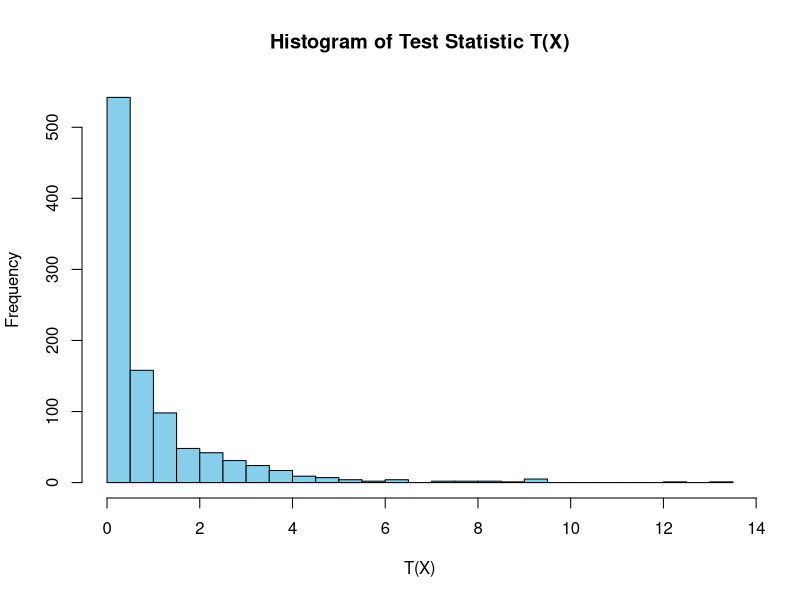
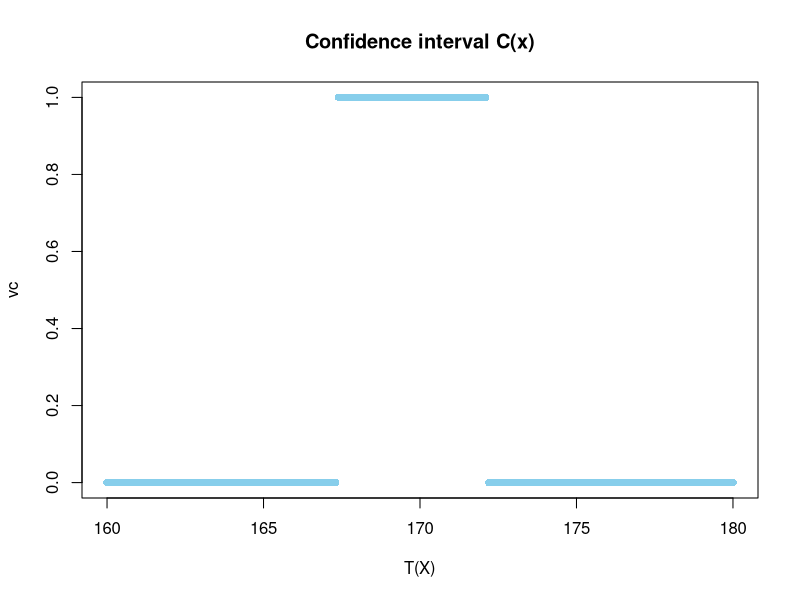

Reproduce these figures in R, in order.
#D

#1

# Set the random seed for reproducibility
rm(list = ls())
set.seed(2024)

M <- 1000  # number of simulations
n <- 4     # sample size
theta_0 <- 175  # Null hypothesis mean
sigma_sq <- 6  # Variance (sigma^2)

# Initialize a vector to store the test statistics
T_values <- numeric(M)

# Function to calculate the test statistic T(X)
compute_T_stat <- function(x, theta_0, sigma_sq, n) {
  T_x <- n * (mean(x) - theta_0)^2 / sigma_sq
  return(T_x)
}

# Simulation loop
for (m in 1:M) {
  # Sample of size n from N(theta_0, sigma^2)
  sample_x <- rnorm(n, mean = theta_0, sd = sqrt(sigma_sq))
  
  # Test statistic for this sample
  T_values[m] <- compute_T_stat(sample_x, theta_0, sigma_sq, n)
}

# Histogram of the test statistics
hist(T_values, breaks = 30, main = "Histogram of Test Statistic T(X)",
     xlab = "T(X)", col = "skyblue", border = "black")

#2

alpha <- 0.05 # Significance level of alpha

# Sort the test statistics T_values in ascending order
sorted_T_values <- sort(T_values)
quantile_index <- floor(M * (1 - alpha))
c_alpha <- sorted_T_values[quantile_index]

cat("The numerical approximation of the critical value c_alpha is:", c_alpha, "\n")

#F
rm(list=ls())
set.seed(2024)

M <- 1000  
n <- 4    
sigma_sq <- 6  
x <- c(178, 161, 168, 172) 
alpha <- 0.05 

# Fix a grid of T for theta_0

T_grid <- seq(160, 180, by = 0.1) 

# create a vector vc of the same dimension as T

vc <- numeric(length(T_grid))
theta_in_Cx <- c()
# 1 

# Set theta_0

for (i in seq_along(T_grid)) {
  theta_0 <- T_grid[i]

  T_values <- numeric(M)
  compute_T_stat <- function(x, theta_0, sigma_sq, n) {
    T_x <- n * (mean(x) - theta_0)^2 / sigma_sq
    return(T_x)
  }

# Simulation loop
  
  for (m in 1:M) {
    sample_x <- rnorm(n, mean = theta_0, sd = sqrt(sigma_sq))
  
# Test statistic for this sample
    
    T_values[m] <- compute_T_stat(sample_x, theta_0, sigma_sq, n)
  }

  sorted_T_values <- sort(T_values)
  quantile_index <- floor(M * (1 - alpha))
  c_alpha <- sorted_T_values[quantile_index]
# 2
  
# Define theta_hat
  
  theta_hat <- mean(x)
  
# Define T_theta_0
  
  T_theta_0 <- (n/sigma_sq) * (theta_0 - theta_hat)^2
  
# Verification for theta_0 in confidence interval or not
  
  if (T_theta_0 < c_alpha) {
    vc[i] <-1
    theta_in_Cx <- c(theta_in_Cx, theta_0)
  } else {
    vc[i] <-0
  } 
}  

# Confidence interval C(x)

plot(T_grid, vc, main = "Confidence interval C(x)",
     xlab = "T(X)", type='p', col = "skyblue", pch = 16)

if (length(theta_in_Cx) > 0) {
  numerical_Cx <- c(min(theta_in_Cx), max(theta_in_Cx))
  cat(sprintf("Numerical Confidence Interval: [%.2f, %.2f]\n",
              numerical_Cx[1], numerical_Cx[2]))
}

# Analytical Confidence Interval for comparison
c_alpha <- qchisq(1 - alpha, df = 1)
margin <- sqrt((c_alpha * sigma_sq) / n)
analytical_Cx <- c(theta_hat - margin, theta_hat + margin)


cat(sprintf("Analytical Confidence Interval: [%.2f, %.2f]\n",
            analytical_Cx[1], analytical_Cx[2]))
